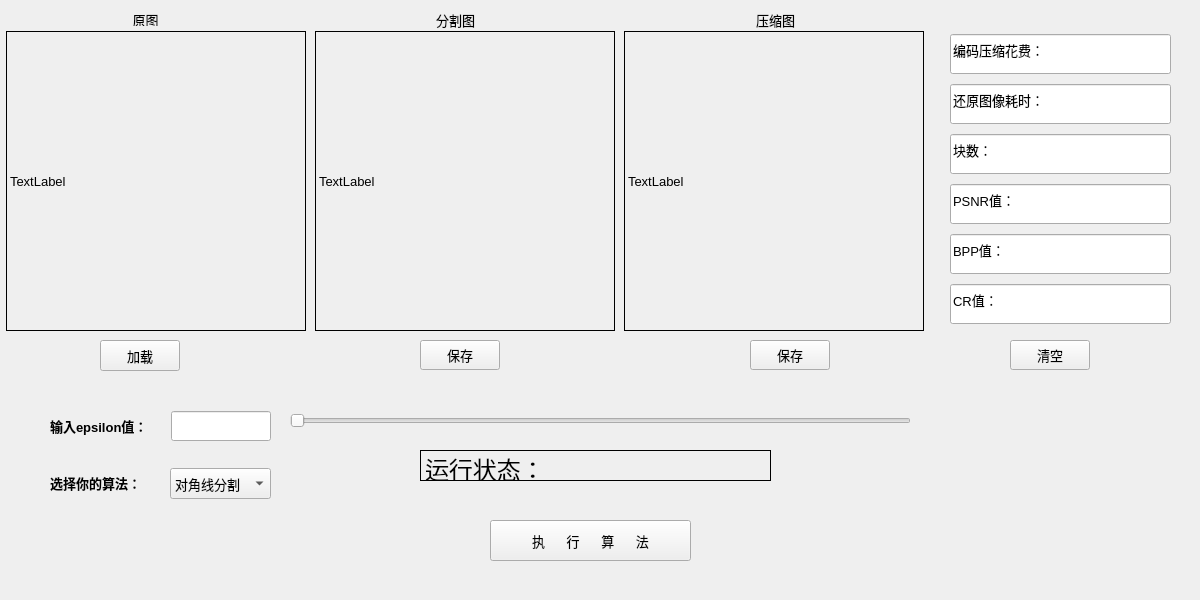
<?xml version="1.0" encoding="UTF-8"?>
<ui version="4.0">
 <class>Widget</class>
 <widget class="QWidget" name="Widget">
  <property name="geometry">
   <rect>
    <x>0</x>
    <y>0</y>
    <width>1200</width>
    <height>600</height>
   </rect>
  </property>
  <property name="minimumSize">
   <size>
    <width>1200</width>
    <height>600</height>
   </size>
  </property>
  <property name="maximumSize">
   <size>
    <width>1200</width>
    <height>600</height>
   </size>
  </property>
  <property name="font">
   <font>
    <pointsize>10</pointsize>
   </font>
  </property>
  <property name="mouseTracking">
   <bool>false</bool>
  </property>
  <property name="windowTitle">
   <string>灰度图像分割器</string>
  </property>
  <widget class="QWidget" name="layoutWidget1">
   <property name="geometry">
    <rect>
     <x>0</x>
     <y>30</y>
     <width>931</width>
     <height>302</height>
    </rect>
   </property>
   <layout class="QHBoxLayout" name="horizontalLayout">
    <property name="spacing">
     <number>3</number>
    </property>
    <item>
     <widget class="QLabel" name="Image_display_label_1">
      <property name="minimumSize">
       <size>
        <width>300</width>
        <height>300</height>
       </size>
      </property>
      <property name="maximumSize">
       <size>
        <width>300</width>
        <height>300</height>
       </size>
      </property>
      <property name="styleSheet">
       <string notr="true">border:1px solid rgb(0,0,0);</string>
      </property>
      <property name="text">
       <string>TextLabel</string>
      </property>
     </widget>
    </item>
    <item>
     <widget class="QLabel" name="Image_display_label_2">
      <property name="minimumSize">
       <size>
        <width>300</width>
        <height>300</height>
       </size>
      </property>
      <property name="maximumSize">
       <size>
        <width>300</width>
        <height>300</height>
       </size>
      </property>
      <property name="styleSheet">
       <string notr="true">border:1px solid rgb(0,0,0);</string>
      </property>
      <property name="text">
       <string>TextLabel</string>
      </property>
     </widget>
    </item>
    <item>
     <widget class="QLabel" name="Image_display_label_3">
      <property name="minimumSize">
       <size>
        <width>300</width>
        <height>300</height>
       </size>
      </property>
      <property name="maximumSize">
       <size>
        <width>300</width>
        <height>300</height>
       </size>
      </property>
      <property name="styleSheet">
       <string notr="true">border:1px solid rgb(0,0,0);</string>
      </property>
      <property name="text">
       <string>TextLabel</string>
      </property>
     </widget>
    </item>
   </layout>
  </widget>
  <widget class="QPushButton" name="saveButton_1">
   <property name="geometry">
    <rect>
     <x>420</x>
     <y>340</y>
     <width>80</width>
     <height>30</height>
    </rect>
   </property>
   <property name="minimumSize">
    <size>
     <width>80</width>
     <height>30</height>
    </size>
   </property>
   <property name="maximumSize">
    <size>
     <width>80</width>
     <height>30</height>
    </size>
   </property>
   <property name="text">
    <string>保存</string>
   </property>
  </widget>
  <widget class="QPushButton" name="saveButton_2">
   <property name="geometry">
    <rect>
     <x>750</x>
     <y>340</y>
     <width>80</width>
     <height>30</height>
    </rect>
   </property>
   <property name="minimumSize">
    <size>
     <width>80</width>
     <height>30</height>
    </size>
   </property>
   <property name="maximumSize">
    <size>
     <width>80</width>
     <height>30</height>
    </size>
   </property>
   <property name="text">
    <string>保存</string>
   </property>
  </widget>
  <widget class="QWidget" name="layoutWidget2">
   <property name="geometry">
    <rect>
     <x>950</x>
     <y>30</y>
     <width>221</width>
     <height>301</height>
    </rect>
   </property>
   <layout class="QVBoxLayout" name="verticalLayout">
    <item>
     <widget class="QLineEdit" name="dataShowing_lineEdit_1">
      <property name="minimumSize">
       <size>
        <width>0</width>
        <height>40</height>
       </size>
      </property>
      <property name="maximumSize">
       <size>
        <width>16777215</width>
        <height>40</height>
       </size>
      </property>
      <property name="focusPolicy">
       <enum>Qt::NoFocus</enum>
      </property>
      <property name="styleSheet">
       <string notr="true">font: 10pt &quot;Microsoft YaHei UI&quot;;</string>
      </property>
      <property name="text">
       <string>编码压缩花费：</string>
      </property>
     </widget>
    </item>
    <item>
     <widget class="QLineEdit" name="dataShowing_lineEdit_2">
      <property name="minimumSize">
       <size>
        <width>0</width>
        <height>40</height>
       </size>
      </property>
      <property name="maximumSize">
       <size>
        <width>16777215</width>
        <height>40</height>
       </size>
      </property>
      <property name="focusPolicy">
       <enum>Qt::NoFocus</enum>
      </property>
      <property name="styleSheet">
       <string notr="true">font: 10pt &quot;Microsoft YaHei UI&quot;;</string>
      </property>
      <property name="text">
       <string>还原图像耗时：</string>
      </property>
     </widget>
    </item>
    <item>
     <widget class="QLineEdit" name="dataShowing_lineEdit_3">
      <property name="minimumSize">
       <size>
        <width>0</width>
        <height>40</height>
       </size>
      </property>
      <property name="maximumSize">
       <size>
        <width>16777215</width>
        <height>40</height>
       </size>
      </property>
      <property name="focusPolicy">
       <enum>Qt::NoFocus</enum>
      </property>
      <property name="styleSheet">
       <string notr="true">font: 10pt &quot;Microsoft YaHei UI&quot;;</string>
      </property>
      <property name="text">
       <string>块数：</string>
      </property>
     </widget>
    </item>
    <item>
     <widget class="QLineEdit" name="dataShowing_lineEdit_4">
      <property name="minimumSize">
       <size>
        <width>0</width>
        <height>40</height>
       </size>
      </property>
      <property name="maximumSize">
       <size>
        <width>16777215</width>
        <height>40</height>
       </size>
      </property>
      <property name="focusPolicy">
       <enum>Qt::NoFocus</enum>
      </property>
      <property name="styleSheet">
       <string notr="true">font: 10pt &quot;Microsoft YaHei UI&quot;;</string>
      </property>
      <property name="text">
       <string>PSNR值：</string>
      </property>
     </widget>
    </item>
    <item>
     <widget class="QLineEdit" name="dataShowing_lineEdit_5">
      <property name="minimumSize">
       <size>
        <width>0</width>
        <height>40</height>
       </size>
      </property>
      <property name="maximumSize">
       <size>
        <width>16777215</width>
        <height>40</height>
       </size>
      </property>
      <property name="focusPolicy">
       <enum>Qt::NoFocus</enum>
      </property>
      <property name="styleSheet">
       <string notr="true">font: 10pt &quot;Microsoft YaHei UI&quot;;</string>
      </property>
      <property name="text">
       <string>BPP值：</string>
      </property>
     </widget>
    </item>
    <item>
     <widget class="QLineEdit" name="dataShowing_lineEdit_6">
      <property name="minimumSize">
       <size>
        <width>0</width>
        <height>40</height>
       </size>
      </property>
      <property name="maximumSize">
       <size>
        <width>16777215</width>
        <height>40</height>
       </size>
      </property>
      <property name="focusPolicy">
       <enum>Qt::NoFocus</enum>
      </property>
      <property name="styleSheet">
       <string notr="true">font: 10pt &quot;Microsoft YaHei UI&quot;;</string>
      </property>
      <property name="text">
       <string>CR值：</string>
      </property>
     </widget>
    </item>
   </layout>
  </widget>
  <widget class="QPushButton" name="loadButton">
   <property name="geometry">
    <rect>
     <x>100</x>
     <y>340</y>
     <width>80</width>
     <height>31</height>
    </rect>
   </property>
   <property name="minimumSize">
    <size>
     <width>80</width>
     <height>31</height>
    </size>
   </property>
   <property name="maximumSize">
    <size>
     <width>80</width>
     <height>30</height>
    </size>
   </property>
   <property name="text">
    <string>加载</string>
   </property>
  </widget>
  <widget class="QSlider" name="valueInput_horizontalSlider">
   <property name="enabled">
    <bool>true</bool>
   </property>
   <property name="geometry">
    <rect>
     <x>290</x>
     <y>410</y>
     <width>621</width>
     <height>21</height>
    </rect>
   </property>
   <property name="maximum">
    <number>30</number>
   </property>
   <property name="pageStep">
    <number>1</number>
   </property>
   <property name="orientation">
    <enum>Qt::Horizontal</enum>
   </property>
  </widget>
  <widget class="QPushButton" name="run_pushButton">
   <property name="geometry">
    <rect>
     <x>490</x>
     <y>520</y>
     <width>201</width>
     <height>41</height>
    </rect>
   </property>
   <property name="styleSheet">
    <string notr="true">font: 12pt &quot;Microsoft YaHei UI&quot;;</string>
   </property>
   <property name="text">
    <string>执      行      算      法</string>
   </property>
  </widget>
  <widget class="QWidget" name="layoutWidget">
   <property name="geometry">
    <rect>
     <x>50</x>
     <y>390</y>
     <width>221</width>
     <height>131</height>
    </rect>
   </property>
   <layout class="QVBoxLayout" name="verticalLayout_2">
    <item>
     <layout class="QHBoxLayout" name="horizontalLayout_3" stretch="0,2">
      <item>
       <widget class="QLabel" name="label_2">
        <property name="minimumSize">
         <size>
          <width>0</width>
          <height>3</height>
         </size>
        </property>
        <property name="text">
         <string>&lt;!DOCTYPE HTML PUBLIC &quot;-//W3C//DTD HTML 4.0//EN&quot; &quot;http://www.w3.org/TR/REC-html40/strict.dtd&quot;&gt;
&lt;html&gt;&lt;head&gt;&lt;meta name=&quot;qrichtext&quot; content=&quot;1&quot; /&gt;&lt;meta charset=&quot;utf-8&quot; /&gt;&lt;style type=&quot;text/css&quot;&gt;
p, li { white-space: pre-wrap; }
hr { height: 1px; border-width: 0; }
li.unchecked::marker { content: &quot;\2610&quot;; }
li.checked::marker { content: &quot;\2612&quot;; }
&lt;/style&gt;&lt;/head&gt;&lt;body style=&quot; font-family:'Microsoft YaHei UI'; font-size:10pt; font-weight:400; font-style:normal;&quot;&gt;
&lt;p style=&quot; margin-top:0px; margin-bottom:0px; margin-left:0px; margin-right:0px; -qt-block-indent:0; text-indent:0px;&quot;&gt;&lt;span style=&quot; font-weight:700;&quot;&gt;输入epsilon值：&lt;/span&gt;&lt;/p&gt;&lt;/body&gt;&lt;/html&gt;</string>
        </property>
       </widget>
      </item>
      <item>
       <widget class="QLineEdit" name="valueInput_lineEdit">
        <property name="minimumSize">
         <size>
          <width>100</width>
          <height>30</height>
         </size>
        </property>
        <property name="maximumSize">
         <size>
          <width>100</width>
          <height>30</height>
         </size>
        </property>
       </widget>
      </item>
     </layout>
    </item>
    <item>
     <layout class="QHBoxLayout" name="horizontalLayout_2">
      <item>
       <widget class="QLabel" name="label">
        <property name="minimumSize">
         <size>
          <width>0</width>
          <height>30</height>
         </size>
        </property>
        <property name="text">
         <string>&lt;html&gt;&lt;head/&gt;&lt;body&gt;&lt;p&gt;&lt;span style=&quot; font-weight:700;&quot;&gt;选择你的算法：&lt;/span&gt;&lt;/p&gt;&lt;/body&gt;&lt;/html&gt;</string>
        </property>
       </widget>
      </item>
      <item>
       <widget class="QComboBox" name="comboBox">
        <property name="minimumSize">
         <size>
          <width>101</width>
          <height>31</height>
         </size>
        </property>
        <property name="maximumSize">
         <size>
          <width>100</width>
          <height>30</height>
         </size>
        </property>
        <item>
         <property name="text">
          <string>对角线分割</string>
         </property>
        </item>
        <item>
         <property name="text">
          <string>水平分割</string>
         </property>
        </item>
        <item>
         <property name="text">
          <string>IBR</string>
         </property>
        </item>
       </widget>
      </item>
     </layout>
    </item>
   </layout>
  </widget>
  <widget class="QPushButton" name="clearButton">
   <property name="geometry">
    <rect>
     <x>1010</x>
     <y>340</y>
     <width>80</width>
     <height>30</height>
    </rect>
   </property>
   <property name="minimumSize">
    <size>
     <width>80</width>
     <height>30</height>
    </size>
   </property>
   <property name="maximumSize">
    <size>
     <width>80</width>
     <height>30</height>
    </size>
   </property>
   <property name="text">
    <string>清空</string>
   </property>
  </widget>
  <widget class="QLabel" name="label_3">
   <property name="geometry">
    <rect>
     <x>130</x>
     <y>10</y>
     <width>31</width>
     <height>16</height>
    </rect>
   </property>
   <property name="text">
    <string>&lt;html&gt;&lt;head/&gt;&lt;body&gt;&lt;p align=&quot;center&quot;&gt;原图&lt;/p&gt;&lt;/body&gt;&lt;/html&gt;</string>
   </property>
  </widget>
  <widget class="QLabel" name="label_4">
   <property name="geometry">
    <rect>
     <x>430</x>
     <y>10</y>
     <width>51</width>
     <height>20</height>
    </rect>
   </property>
   <property name="text">
    <string>&lt;html&gt;&lt;head/&gt;&lt;body&gt;&lt;p align=&quot;center&quot;&gt;分割图&lt;/p&gt;&lt;/body&gt;&lt;/html&gt;</string>
   </property>
  </widget>
  <widget class="QLabel" name="label_5">
   <property name="geometry">
    <rect>
     <x>750</x>
     <y>10</y>
     <width>51</width>
     <height>20</height>
    </rect>
   </property>
   <property name="text">
    <string>&lt;html&gt;&lt;head/&gt;&lt;body&gt;&lt;p align=&quot;center&quot;&gt;压缩图&lt;/p&gt;&lt;/body&gt;&lt;/html&gt;</string>
   </property>
  </widget>
  <widget class="QLabel" name="state_showing_label">
   <property name="geometry">
    <rect>
     <x>420</x>
     <y>450</y>
     <width>351</width>
     <height>31</height>
    </rect>
   </property>
   <property name="font">
    <font>
     <pointsize>11</pointsize>
    </font>
   </property>
   <property name="styleSheet">
    <string notr="true">border:1px solid rgb(0,0,0);</string>
   </property>
   <property name="text">
    <string>&lt;html&gt;&lt;head/&gt;&lt;body&gt;&lt;p&gt;&lt;span style=&quot; font-size:18pt;&quot;&gt;运行状态：&lt;/span&gt;&lt;/p&gt;&lt;/body&gt;&lt;/html&gt;</string>
   </property>
  </widget>
 </widget>
 <resources/>
 <connections/>
</ui>
